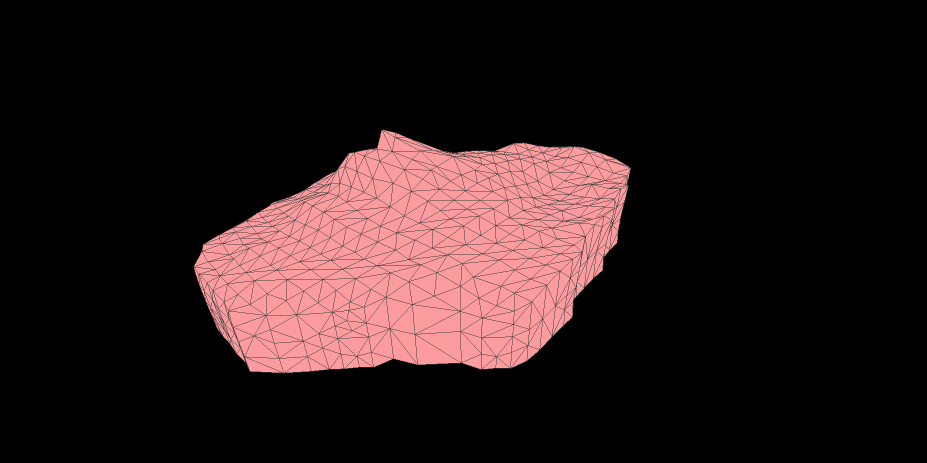
#> input picture Videos/sin_sim/00_L100.png, 1853 x 926 px, given in place of 00_L00.png, which was not available (shown at 1/2 size)
$ python make-gifs.py   (older library calls are emulated)
#> lines starting #> are read from the running program, lines starting #| are printed output that depends on the picture
import os
import sys
import numpy as np
import imageio
import argparse
import scipy.misc
import matplotlib.pyplot
import imageio
from PIL import Image


parser = argparse.ArgumentParser()
parser.add_argument('--src_dir', default='')
parser.add_argument('--st_idx', type=int, default=0)
parser.add_argument('--ed_idx', type=int, default=99)
parser.add_argument('--height', type=int, default=926)
parser.add_argument('--width', type=int, default=1448)

args = parser.parse_args()
st_x = 0
ed_x = 117

images = []

for i in range(st_x, ed_x):

    filename = os.path.join(args.src_dir, '00_L%02d.png' % i)
    print(filename)
    #img = imageio.imread(filename)

    img = Image.open(filename)
#> img is the input picture: PIL image 1853x926 RGB; mean R, G, B 41.6, 26.2, 26.6
    img = img.resize((args.width, args.height), Image.ANTIALIAS)
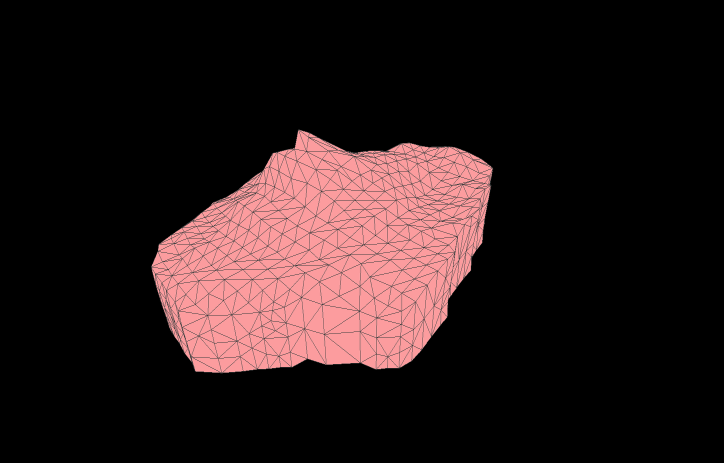
#> img: PIL image 1448x926 RGB (shown at 1/2 size); mean R, G, B 41.4, 26.3, 26.6
    #img = cv2.resize(img, (args.width, args.height), interpolation=cv2.INTER_AREA)

    images.append(img)
#> pass 2 of the loop `for i in range(st_x, ed_x):`:
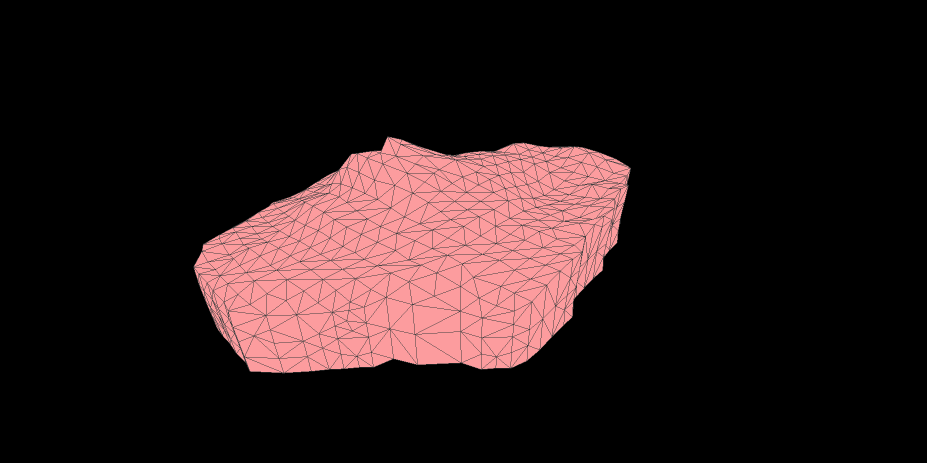
#> input picture Videos/sin_sim/00_L102.png, 1853 x 926 px, given in place of 00_L01.png, which was not available (shown at 1/2 size)
#> img is the input picture: PIL image 1853x926 RGB; mean R, G, B 41.3, 26.1, 26.4
#> `img = img.resize((args.width, args.height), Image.ANTIALIAS)`:
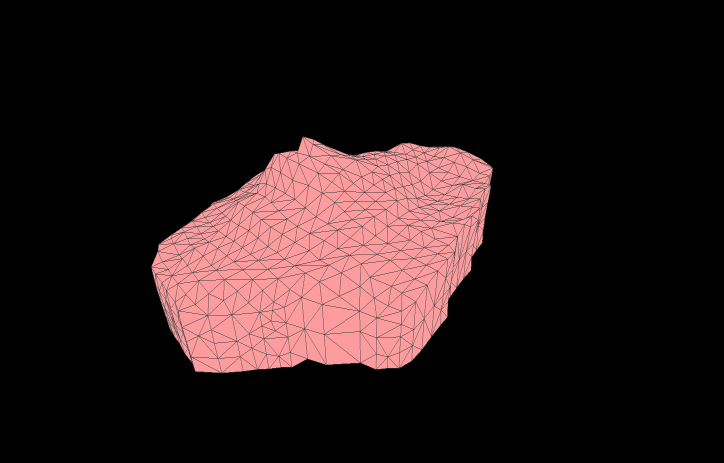
#> img: PIL image 1448x926 RGB (shown at 1/2 size); mean R, G, B 41.1, 26.1, 26.4
#> (the run stopped early here; a loop or call above may not have finished)
